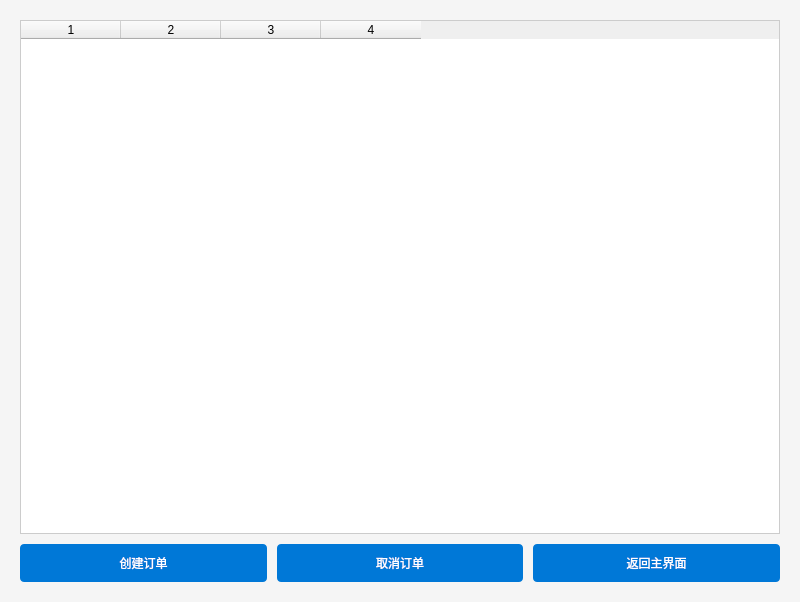
<?xml version="1.0" encoding="UTF-8"?>
<ui version="4.0">
 <class>OrderManagementWindow</class>
 <widget class="QMainWindow" name="OrderManagementWindow">
  <property name="geometry">
   <rect>
    <x>0</x>
    <y>0</y>
    <width>800</width>
    <height>602</height>
   </rect>
  </property>
  <property name="styleSheet">
   <string>QMainWindow {
    background-color: #F5F5F5;
    font-family: 'Segoe UI', sans-serif;
}

QPushButton {
    background-color: #0078D7;
    border: none;
    border-radius: 4px;
    color: white;
    padding: 10px;
    min-width: 150px;
}

QPushButton:hover {
    background-color: #005FAC;
}

QTableWidget {
    border: 1px solid #ccc;
    font-size: 14px;
    color: #333;
}

QTableWidget::item {
    padding: 5px;
    border-bottom: 1px solid #ccc;
}

QTableWidget::horizontalHeader {
    background-color: #0078D7;
    color: white;
}

QTableWidget::horizontalHeader::section {
    border: 1px solid #ccc;
    border-style: none;
}</string>
  </property>
  <widget class="QWidget" name="centralwidget">
   <layout class="QVBoxLayout" name="verticalLayout">
    <property name="spacing">
     <number>10</number>
    </property>
    <property name="leftMargin">
     <number>20</number>
    </property>
    <property name="topMargin">
     <number>20</number>
    </property>
    <property name="rightMargin">
     <number>20</number>
    </property>
    <property name="bottomMargin">
     <number>20</number>
    </property>
    <item>
     <widget class="QTableWidget" name="orderTable">
      <property name="rowCount">
       <number>0</number>
      </property>
      <property name="columnCount">
       <number>4</number>
      </property>
      <property name="horizontalHeaderLabels" stdset="0">
       <stringlist>
        <string>订单号</string>
        <string>用户名</string>
        <string>航班号</string>
        <string>座位号</string>
       </stringlist>
      </property>
      <column/>
      <column/>
      <column/>
      <column/>
     </widget>
    </item>
    <item>
     <layout class="QHBoxLayout" name="buttonLayout">
      <property name="spacing">
       <number>10</number>
      </property>
      <item>
       <widget class="QPushButton" name="createOrderButton">
        <property name="text">
         <string>创建订单</string>
        </property>
       </widget>
      </item>
      <item>
       <widget class="QPushButton" name="cancelOrderButton">
        <property name="text">
         <string>取消订单</string>
        </property>
       </widget>
      </item>
      <item>
       <widget class="QPushButton" name="backToMainButton">
        <property name="text">
         <string>返回主界面</string>
        </property>
       </widget>
      </item>
     </layout>
    </item>
   </layout>
  </widget>
 </widget>
 <resources/>
 <connections/>
</ui>
